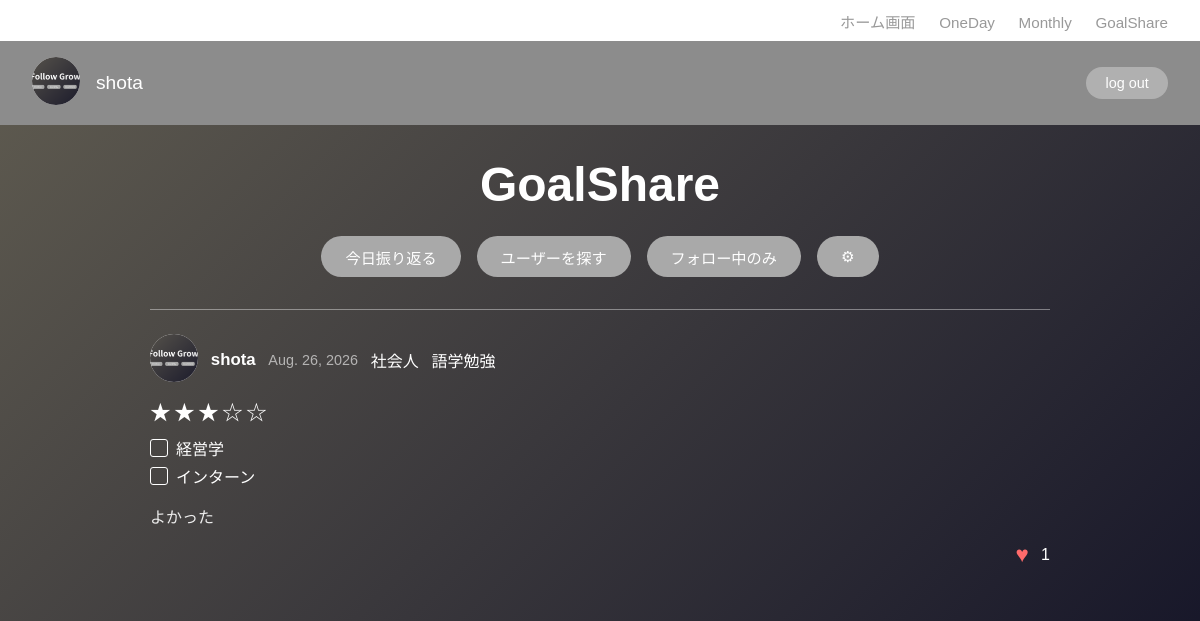
The page /goalshare/ (signed in) on the database as committed earlier.
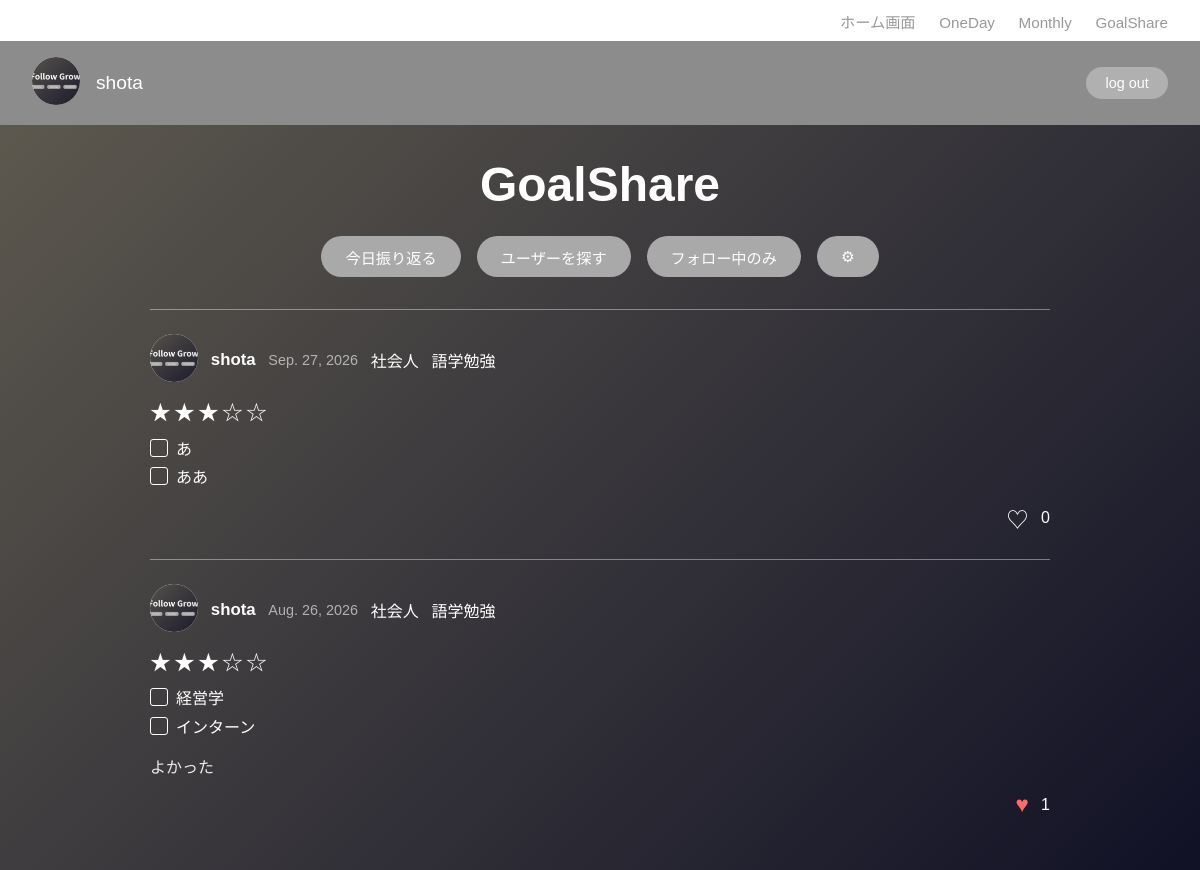
The same page on the database as committed later.
### accounts/models.py (models this page shows, shortened)
class Profile(models.Model):
    user = models.OneToOneField(User, on_delete=models.CASCADE, related_name='profile')
    avatar = models.ImageField(upload_to='avatars/', null=True, blank=True)
    bio = models.TextField(max_length=300, blank=True)
    tags = models.ManyToManyField(Tag, blank=True, related_name='profiles')

class Tag(models.Model):
    name = models.CharField(max_length=30, unique=True)

### GoalShare/models.py (models this page shows, shortened)
class DailyReflection(models.Model):
    user = models.ForeignKey(User, on_delete=models.CASCADE, related_name='reflections')
    date = models.DateField(default=timezone.localdate)
    rating = models.PositiveSmallIntegerField(null=True, blank=True)
    comment = models.TextField(blank=True)
    selected_tasks = models.TextField(blank=True)
    created_at = models.DateTimeField(auto_now_add=True)
    class Meta:
        constraints = [
            models.UniqueConstraint(fields=['user', 'date'], name='unique_daily_reflection')
        ]
        ordering = ['-date']

### GoalShare/views.py (the view)
# urls.py: path('goalshare/', views.timeline, name='goalshare_timeline'),
@login_required
def timeline(request):
    filter_mode = request.GET.get('mode', 'all')
    selected_tag_ids = request.GET.getlist('tags')
    if filter_mode == 'following':
        following_ids = request.user.following.values_list('following_id', flat=True)
        target_ids = list(following_ids) + [request.user.id]
    elif selected_tag_ids:
        selected_tags = Tag.objects.filter(id__in=selected_tag_ids)
        target_ids = list(User.objects.filter(
            profile__tags__in=selected_tags
        ).values_list('id', flat=True)) + [request.user.id]
    else:
        target_ids = User.objects.values_list('id', flat=True)
    reflections = DailyReflection.objects.filter(
        user_id__in=target_ids
    ).select_related('user', 'user__profile').prefetch_related('likes', 'user__profile__tags').distinct()
    liked_ids = set(request.user.likes.values_list('reflection_id', flat=True))
    context = {
        'reflections': reflections,
        'liked_ids': liked_ids,
        'filter_mode': filter_mode,
        'selected_tag_ids': selected_tag_ids,
    }
    return render(request, 'goalshare/timeline.html', context)

### templates/goalshare/timeline.html (shortened to what this page needs)
{% extends 'base.html' %}
{% block content %}
<h1 class="goalshare-heading">GoalShare</h1>
<div class="goalshare-nav">
    <a href="{% url 'goalshare_reflection_create' %}" class="pill-btn-link">今日振り返る</a>
    <a href="{% url 'goalshare_user_search' %}" class="pill-btn-link">ユーザーを探す</a>
    <a href="?mode=following" class="pill-btn-link">フォロー中のみ</a>
    <button type="button" onclick="document.getElementById('filter-panel').classList.toggle('hidden')" class="pill-btn-link" style="border:none; cursor:pointer;">⚙</button>
</div>
{% for reflection in reflections %}
    <div class="reflection-card">
        <div class="reflection-header">
            <a href="{% url 'profile_view' reflection.user.username %}">
                {% if reflection.user.profile.avatar %}
                    <img src="{{ reflection.user.profile.avatar.url }}" class="reflection-avatar" alt="avatar">
                {% else %}
                    <div class="reflection-avatar"></div>
                {% endif %}
            </a>
            <a href="{% url 'profile_view' reflection.user.username %}" style="color: #ffffff; text-decoration: none;">
                <span class="reflection-username">{{ reflection.user.username }}</span>
            </a>
            <span class="reflection-date">{{ reflection.date|date:"M. j, Y" }}</span>
            {% for tag in reflection.user.profile.tags.all %}
            <span>{{ tag.name }}</span>
            {% endfor %}
        </div>
        {% if reflection.rating %}
            <div class="reflection-stars">
                {% for i in "12345" %}{% if forloop.counter <= reflection.rating %}★{% else %}☆{% endif %}{% endfor %}
            </div>
        {% endif %}
        {% if reflection.selected_tasks %}
            <ul class="reflection-tasks">
                {% for task in reflection.selected_tasks.splitlines %}
                    <li>{{ task }}</li>
                {% endfor %}
            </ul>
        {% endif %}
        {% if reflection.comment %}
            <p class="reflection-comment">{{ reflection.comment }}</p>
        {% endif %}
        <div class="reflection-footer">
            <form method="post" action="{% url 'goalshare_like_toggle' reflection.id %}" style="display:inline;">
                <button type="submit" class="like-btn {% if reflection.id in liked_ids %}liked{% endif %}">
                    {% if reflection.id in liked_ids %}♥{% else %}♡{% endif %}
                </button>
            </form>
            <span class="like-count">{{ reflection.likes.count }}</span>
        </div>
    </div>
{% empty %}
    <p style="color: rgba(255,255,255,0.7); text-align: center;">タイムラインに投稿がありません。フォローしている人が投稿すると、ここに表示されます。</p>
{% endfor %}
{% endblock %}

### templates/base.html (shortened to what this page needs)
<!DOCTYPE html>
<html lang="ja">
<head>
</head>
<body>
    {% if user.is_authenticated %}
        <nav class="top-nav">
            <a href="{% url 'home' %}">ホーム画面</a>
            <a href="{% url 'oneday_index' %}">OneDay</a>
            <a href="{% url 'monthly_index' %}">Monthly</a>
            <a href="{% url 'goalshare_timeline' %}">GoalShare</a>
        </nav>
        <div class="user-bar">
           <a href="{% url 'profile_view' user.username %}">
                {% if user.profile.avatar %}
                    <img src="{{ user.profile.avatar.url }}" class="avatar" alt="avatar">
                {% else %}
                     <div class="avatar"></div>
                {% endif %}
            </a>
            <span class="username">{{ user.username }}</span>
            <form method="post" action="{% url 'logout' %}">
                <button type="submit" class="logout-btn">log out</button>
            </form>
        </div>
    {% endif %}
    <main>
        {% block content %}
        {% endblock %}
    </main>
</body>
</html>

### templates/base.html (style rules this page uses)
body { margin: 0; font-family: 'Noto Sans JP', sans-serif; background: linear-gradient(135deg, #615d51 0%, #111126 100%); min-height: 100vh; color: #ffffff; }
.top-nav { background-color: #ffffff; padding: 0.6rem 2rem; text-align: right; }
.top-nav a { color: #999999; text-decoration: none; margin-left: 1.2rem; font-size: 0.95rem; }
.user-bar { background-color: #8c8c8c; padding: 1rem 2rem; display: flex; align-items: center; gap: 1rem; }
.avatar { width: 48px; height: 48px; border-radius: 50%; background-color: #ffffff; object-fit: cover; }
.username { font-size: 1.2rem; flex-grow: 1; }
.logout-btn { background-color: #b0b0b0; color: #ffffff; border: none; padding: 0.5rem 1.2rem; border-radius: 999px; cursor: pointer; font-size: 0.9rem; }
main { max-width: 900px; margin: 2rem auto; padding: 0 1.5rem; }

### templates/goalshare/timeline.html (style rules this page uses)
.goalshare-heading { text-align: center; font-size: 3rem; font-weight: 900; color: #ffffff; margin: 1rem 0 1.5rem 0; opacity: 0; transform: translateY(30px); animation: fadeUp 0.8s ease-out forwards; }
.goalshare-nav { display: flex; justify-content: center; gap: 1rem; margin-bottom: 2rem; }
.pill-btn-link { display: inline-block; background-color: #a9a9a9; color: #ffffff; text-decoration: none; padding: 0.6rem 1.5rem; border-radius: 999px; font-size: 0.95rem; transition: background-color 0.2s; }
.reflection-card { border-top: 1px solid rgba(255,255,255,0.4); padding: 1.5rem 0; color: #ffffff; }
.reflection-header { display: flex; align-items: center; gap: 0.8rem; margin-bottom: 0.6rem; }
.reflection-avatar { width: 48px; height: 48px; border-radius: 50%; background-color: #ffffff; object-fit: cover; }
.reflection-username { font-size: 1.05rem; font-weight: bold; }
.reflection-date { color: rgba(255,255,255,0.6); font-size: 0.9rem; }
.reflection-stars { font-size: 1.3rem; letter-spacing: 0.2rem; margin-bottom: 0.6rem; }
.reflection-tasks { list-style: none; padding: 0; margin: 0 0 0.8rem 0; }
.reflection-tasks li { display: flex; align-items: center; gap: 0.5rem; margin-bottom: 0.3rem; }
.reflection-tasks li::before { content: ""; display: inline-block; width: 16px; height: 16px; border: 1px solid #ffffff; border-radius: 3px; }
.reflection-comment { margin-bottom: 0.8rem; color: rgba(255,255,255,0.9); }
.reflection-footer { display: flex; justify-content: flex-end; align-items: center; gap: 0.4rem; }
.like-btn { background: none; border: none; cursor: pointer; font-size: 1.4rem; color: #ffffff; }
.like-btn.liked { color: #ff6b6b; }
.like-count { color: #ffffff; font-size: 1rem; }

Rows that differ between the two databases and show on the page:
added DailyReflection: user.profile.avatar (picture), user.username "shota", date "Sep. 27, 2026", rating 3 (drawn), splitlines "あ" "ああ", likes.count "0", Tag (name "社会人"), Tag (name "語学勉強")
